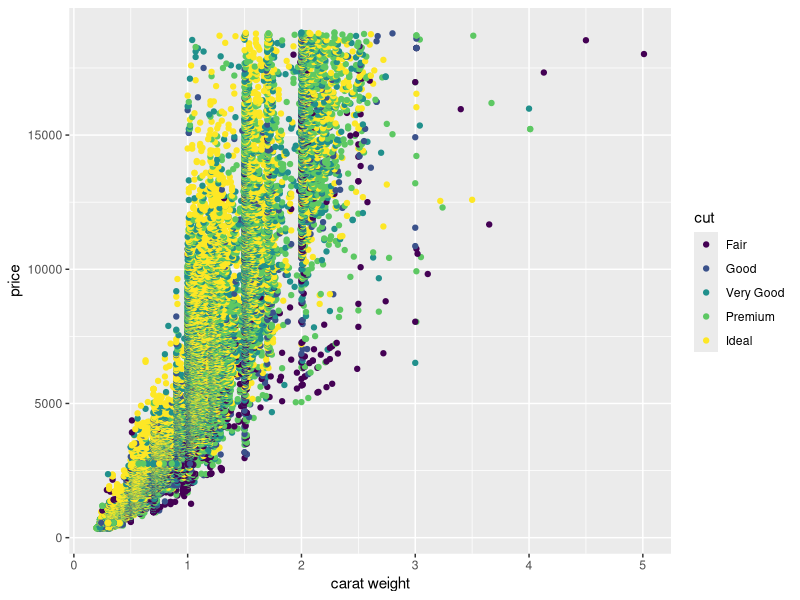
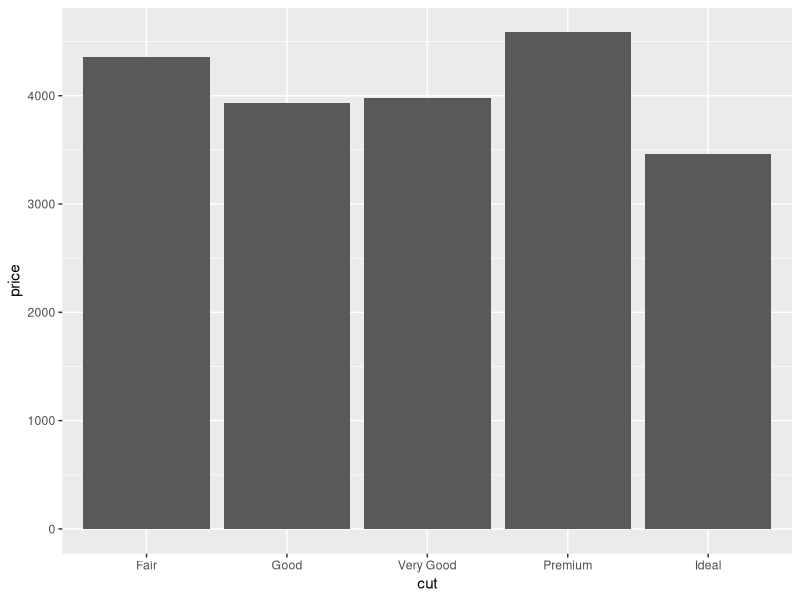
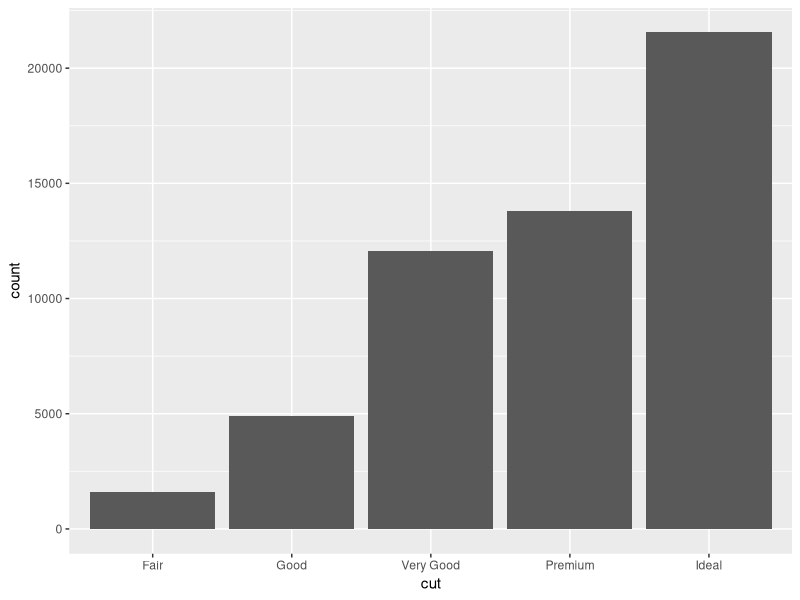
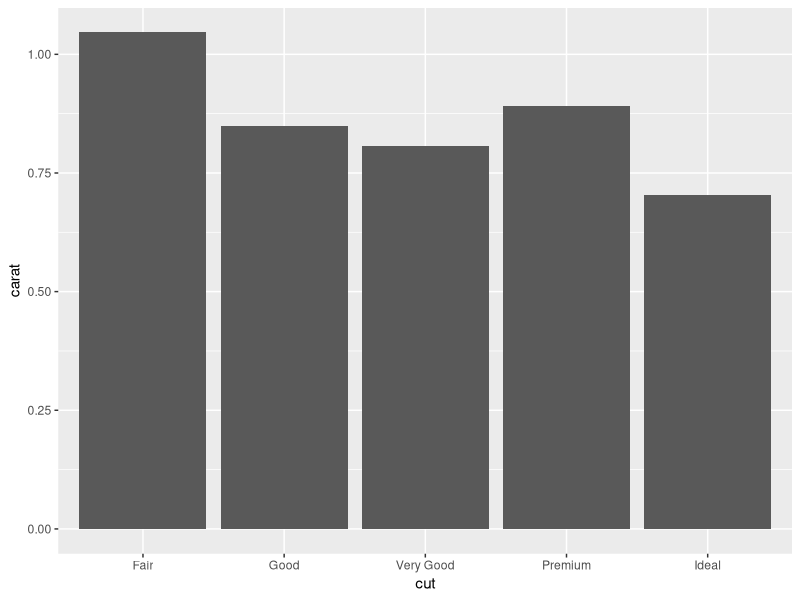

The R script that drew these images, in order:
library(ggplot2)
data(diamonds)
summary(diamonds)
names(diamonds)

ggplot( data = diamonds) + 
  geom_point(aes(x=carat, y=price, colour=cut)) + 
  labs(x="carat weight",y="price")

ggplot(data=diamonds) + geom_bar(aes(x=cut, y=price), stat ="summary", fun="mean")

ggplot(data=diamonds, aes(x=cut)) +
  geom_bar(stat="count")

ggplot(data=diamonds) + geom_bar(aes(x=cut, y=carat), stat ="summary", fun="mean")
